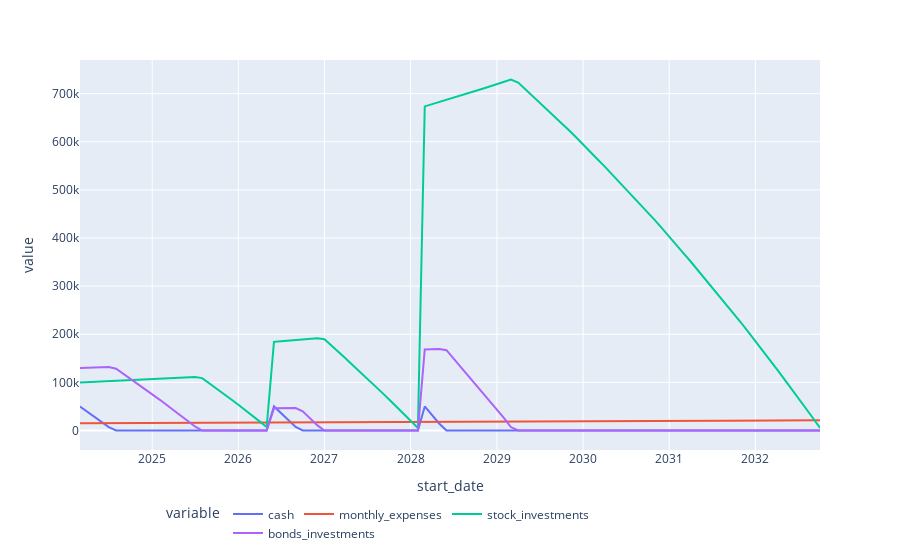

Source (notebook cell):
### Code cell
fig = px.line(df, 
              x='start_date', 
              y=[
                  'cash', 
                  'monthly_expenses' ,
                  'stock_investments', 
                  'bonds_investments', 
                  ])

fig.update_layout(
    legend=dict(
        orientation="h",
        yanchor="bottom",
        y=-0.25,
        xanchor="right",
        x=0.5
    )
)
fig
